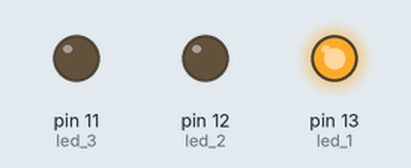
Recording of a sketch running on a simulated Arduino Uno, built with avr-gcc and run on an emulated ATmega328P. Parts: output pins drawn as LEDs (lit = HIGH).

Above: at 0.5 s.
At 1.5 s:
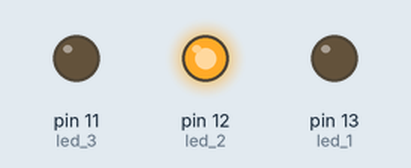
At 2.5 s:
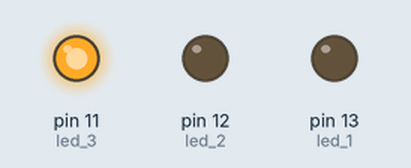
At 3.5 s:
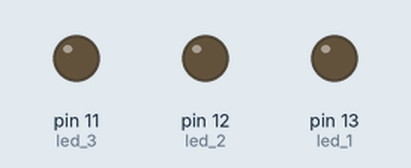
Timing chart, 0 to 5.2 s (numbered marks = the images above):
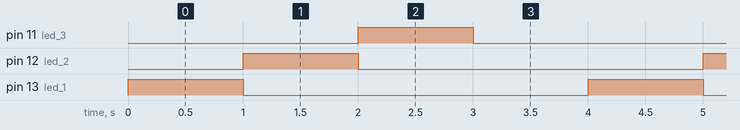

Measured:
- by itself, pin 11 (led_3), pin 12 (led_2), pin 13 (led_1): alternates HIGH for 1.0 s and LOW for 3.0 s
- by itself, everything shown: repeats every 4.0 s, in 4 steps

The sketch:

Bir_nechta_ledlarni_yoqib_o_chirish.ino
```cpp
int led_1 = 13; //Birinchi led chiroqni 13 - pinga ulaymiz
int led_2 = 12; //Ikkinchi led chiroqni 12 - pinga ulaymiz
int led_3 = 11; //Uchinchi led chiroqni 11 - pinga ulaymiz

void setup(){
  pinMode(led_1,OUTPUT);  // Birinchi ledni OUTPUT deb e'lon qilamiz
  pinMode(led_2,OUTPUT);  // Ikkinchi ledni OUTPUT deb e'lon qilamiz
  pinMode(led_3,OUTPUT);  // Uchinchi ledni OUTPUT deb e'lon qilamiz
}

void loop(){
  digitalWrite(led_1,1);  // Birinchi led ni yoqamiz (HIGH yoki 1 | yoqilsin)
  delay(1000);            // 1 sekund kutib turish
  digitalWrite(led_1,0);  // Birinchi led ni o'chiramiz
  digitalWrite(led_2,1);  // Ikkinchi led ni yoqamiz
  delay(1000);            // 1 sekund kutib turish
  digitalWrite(led_2,0);  // Ikkinchi led ni o'chirish
  digitalWrite(led_3,1);  // Uchinchi led ni yoqish
  delay(1000);            // 1 sekund kutish
  digitalWrite(led_3,0);  // Uchinchi led ni o'chirish
  delay(1000);            // 1 sekund kutib turish
}
```
